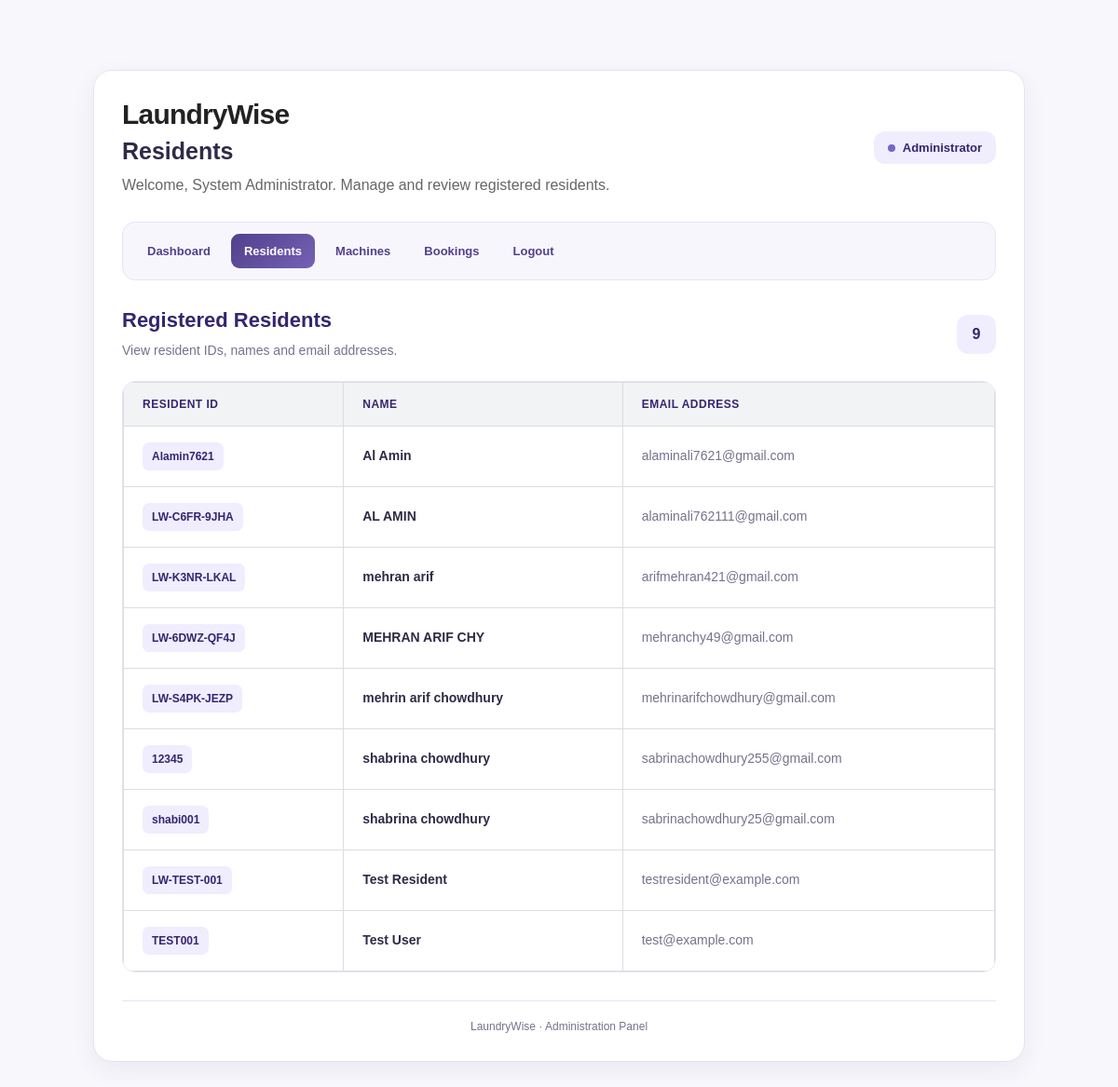
The page /admin_residents.php (signed in) on the database its author committed.
### tables this page shows
CREATE TABLE `users` (
  `id` int(11) NOT NULL,
  `resident_id` varchar(50) NOT NULL,
  `name` varchar(100) NOT NULL,
  `username` varchar(100) DEFAULT NULL,
  `email` varchar(150) NOT NULL,
  `password` varchar(255) NOT NULL,
  `role` enum('resident','admin') NOT NULL DEFAULT 'resident',
  `email_notifications_enabled` tinyint(1) NOT NULL DEFAULT 0
);

### admin_residents.php (the view, shortened to what this page needs)
<?php
require_once "config/database.php";
$sql = "SELECT id, resident_id, name, email
        FROM users
        WHERE role = 'resident'
        ORDER BY name ASC";
$result = $conn->query($sql);
?>
<!DOCTYPE html>
<html lang="en">
<head>
    <link rel="stylesheet" href="css/style.css">
</head>
<body>
<div class="container">
    <header class="dashboard-header">
        <div>
            <h1 class="brand">LaundryWise</h1>
            <h2 class="page-title">Residents</h2>
            <p class="welcome-text">
                Welcome,
                <?php echo htmlspecialchars($_SESSION["name"]); ?>.
                Manage and review registered residents.
            </p>
        </div>
        <div class="admin-label">Administrator</div>
    </header>
    <nav class="admin-nav" aria-label="Admin navigation">
        <a href="admin_dashboard.php">
            Dashboard
        </a>
        <a href="admin_residents.php" class="active">
            Residents
        </a>
        <a href="admin_machines.php">
            Machines
        </a>
        <a href="admin_bookings.php">
            Bookings
        </a>
        <a href="logout.php">
            Logout
        </a>
    </nav>
    <section>
        <div class="residents-header">
            <div>
                <h2 class="section-heading">Registered Residents</h2>
                <p class="section-description">
                    View resident IDs, names and email addresses.
                </p>
            </div>
            <div class="resident-count"
                 title="Number of residents"
                 aria-label="Resident count">
                <?php echo (int)$result->num_rows; ?>
            </div>
        </div>
        <?php if ($result->num_rows > 0): ?>
            <div class="table-wrapper">
                <table>
                    <thead>
                        <tr>
                            <th>Resident ID</th>
                            <th>Name</th>
                            <th>Email Address</th>
                        </tr>
                    </thead>
                    <tbody>
                        <?php while ($resident = $result->fetch_assoc()): ?>
                            <tr>
                                <td>
                                    <span class="resident-id">
                                        <?php echo htmlspecialchars($resident["resident_id"]); ?>
                                    </span>
                                </td>
                                <td class="resident-name">
                                    <?php echo htmlspecialchars($resident["name"]); ?>
                                </td>
                                <td class="resident-email">
                                    <?php echo htmlspecialchars($resident["email"]); ?>
                                </td>
                            </tr>
                        <?php endwhile; ?>
                    </tbody>
                </table>
            </div>
        <?php endif; ?>
    </section>
    <footer class="dashboard-footer">
        LaundryWise · Administration Panel
    </footer>
</div>
</body>
</html>

### css/style.css (style rules this page uses)
* { box-sizing: border-box; }
body { font-family: Arial, sans-serif; background-color: #f4f6f8; margin: 0; padding: 40px; color: #333; }
.container { width: 100%; max-width: 1000px; margin: 0 auto; background-color: white; padding: 35px; border-radius: 12px; box-shadow: 0 4px 12px rgba(0, 0, 0, 0.1); }
.dashboard-header { margin-bottom: 40px; }
.dashboard-header h1 { margin: 0 0 8px 0; color: #222; font-size: 30px; }
.dashboard-header p { margin: 0; color: #666; font-size: 16px; }
h1 { margin-top: 0; color: #222; }
h2 { margin-top: 25px; margin-bottom: 20px; color: #222; }
a { color: #007bff; text-decoration: none; }
table { width: 100%; border-collapse: collapse; }
th, td { padding: 12px; border: 1px solid #ddd; text-align: left; }
th { background-color: #f1f3f5; }

### admin_residents.php (style rules this page uses)
:root { --lavender: #F0EDFF; --lavender-hover: #E2D9FF; --purple: #51418B; --deep-purple: #35256F; --white: #FFFFFF; --text: #302A46; --muted: #77718C; --border: #E8E3F4; --shadow: 0 8px 24px rgba(53, 37, 111, 0.07); }
* { box-sizing: border-box; }
body { margin: 0; background: #F8F7FC; color: var(--text); font-family: Arial, Helvetica, sans-serif; }
.container { width: min(1180px, 94%); margin: 35px auto; padding: 30px; background: var(--white); border: 1px solid var(--border); border-radius: 20px; box-shadow: var(--shadow); }
.dashboard-header { display: flex; justify-content: space-between; align-items: center; gap: 20px; margin-bottom: 26px; }
.brand { margin: 0 0 8px; color: var(--deep-purple); font-size: 30px; font-weight: 800; letter-spacing: -0.8px; }
.page-title { margin: 0 0 9px; font-size: 25px; color: var(--text); }
.welcome-text { margin: 0; color: var(--muted); line-height: 1.6; }
.admin-label { display: inline-flex; align-items: center; gap: 8px; padding: 10px 15px; border-radius: 12px; background: var(--lavender); color: var(--deep-purple); font-size: 13px; font-weight: 700; white-space: nowrap; }
.admin-label::before { content: ""; width: 8px; height: 8px; border-radius: 50%; background: #7965C5; }
.admin-nav { display: flex; flex-wrap: wrap; gap: 8px; padding: 12px; margin-bottom: 30px; background: #F8F6FD; border: 1px solid var(--border); border-radius: 14px; }
.admin-nav a { display: inline-flex; align-items: center; gap: 7px; padding: 11px 14px; border-radius: 9px; color: var(--purple); text-decoration: none; font-size: 13px; font-weight: 600; transition: background 0.2s ease, color 0.2s ease; }
.admin-nav a.active { background: linear-gradient(135deg, #51418B, #7561B5); color: var(--white); }
.section-heading { margin: 0 0 8px; color: var(--deep-purple); font-size: 22px; }
.section-description { margin: 0; color: var(--muted); font-size: 14px; line-height: 1.6; }
.residents-header { display: flex; justify-content: space-between; align-items: center; gap: 16px; margin-bottom: 22px; }
.resident-count { display: inline-flex; align-items: center; justify-content: center; min-width: 42px; height: 42px; padding: 0 12px; border-radius: 12px; background: var(--lavender); color: var(--deep-purple); font-size: 16px; font-weight: 800; }
.table-wrapper { width: 100%; overflow-x: auto; border: 1px solid var(--border); border-radius: 14px; }
table { width: 100%; border-collapse: collapse; background: var(--white); text-align: left; }
thead { background: #F3F0FF; }
th { padding: 16px 20px; color: var(--deep-purple); font-size: 12px; font-weight: 700; text-transform: uppercase; letter-spacing: 0.5px; white-space: nowrap; }
td { padding: 17px 20px; border-top: 1px solid #F0EDF7; color: var(--text); font-size: 14px; line-height: 1.5; }
tbody tr { transition: background 0.2s ease; }
.resident-id { display: inline-block; padding: 6px 10px; border-radius: 7px; background: var(--lavender); color: var(--deep-purple); font-size: 12px; font-weight: 700; }
.resident-name { font-weight: 700; }
.resident-email { color: var(--muted); overflow-wrap: anywhere; }
.dashboard-footer { margin-top: 30px; padding-top: 20px; border-top: 1px solid var(--border); color: var(--muted); font-size: 12px; text-align: center; }

### rows shown on the page
users: resident "Alamin7621", name "Al Amin", email "alaminali7621@gmail.com"
users: resident "LW-C6FR-9JHA", name "AL AMIN", email "alaminali762111@gmail.com"
users: resident "LW-K3NR-LKAL", name "mehran arif", email "arifmehran421@gmail.com"
users: resident "LW-6DWZ-QF4J", name "MEHRAN ARIF CHY", email "mehranchy49@gmail.com"
users: resident "LW-S4PK-JEZP", name "mehrin arif chowdhury", email "mehrinarifchowdhury@gmail.com"
users: resident "12345", name "shabrina chowdhury", email "sabrinachowdhury255@gmail.com"
users: resident "shabi001", name "shabrina chowdhury", email "sabrinachowdhury25@gmail.com"
users: resident "LW-TEST-001", name "Test Resident", email "testresident@example.com"
users: resident "TEST001", name "Test User", email "test@example.com"

### other values the page prints
$_SESSION["name"] "System Administrator"
$result->num_rows "9"
